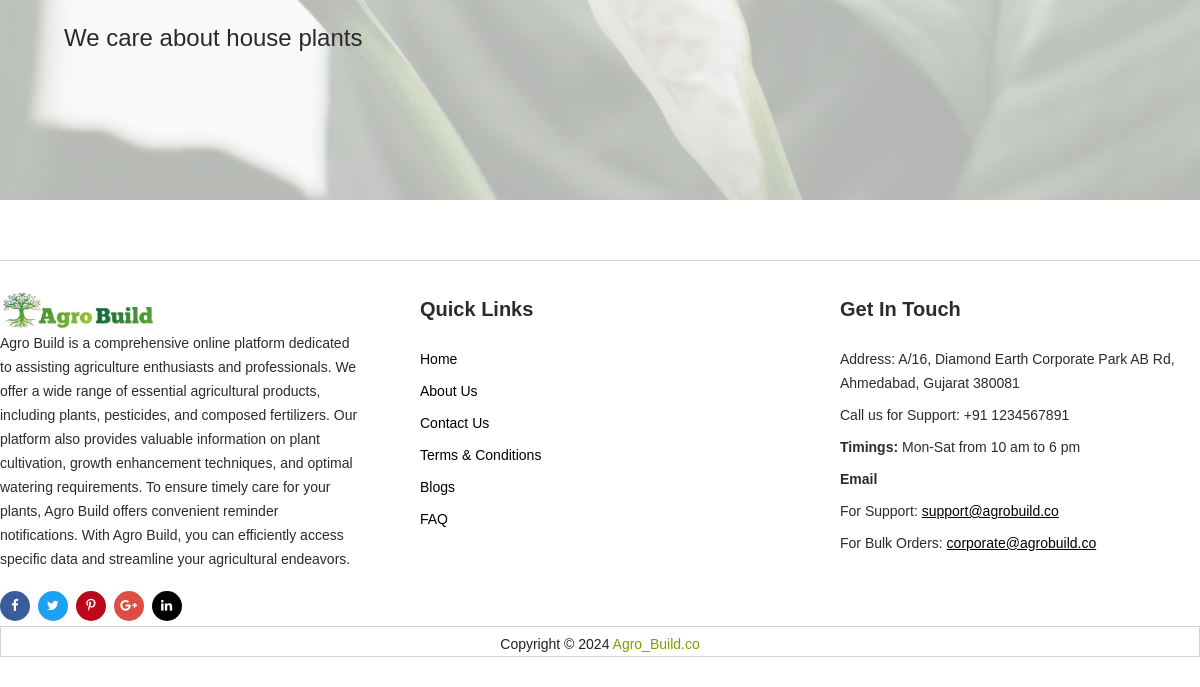
/ (lower part), run on an earlier commit of the app's database.
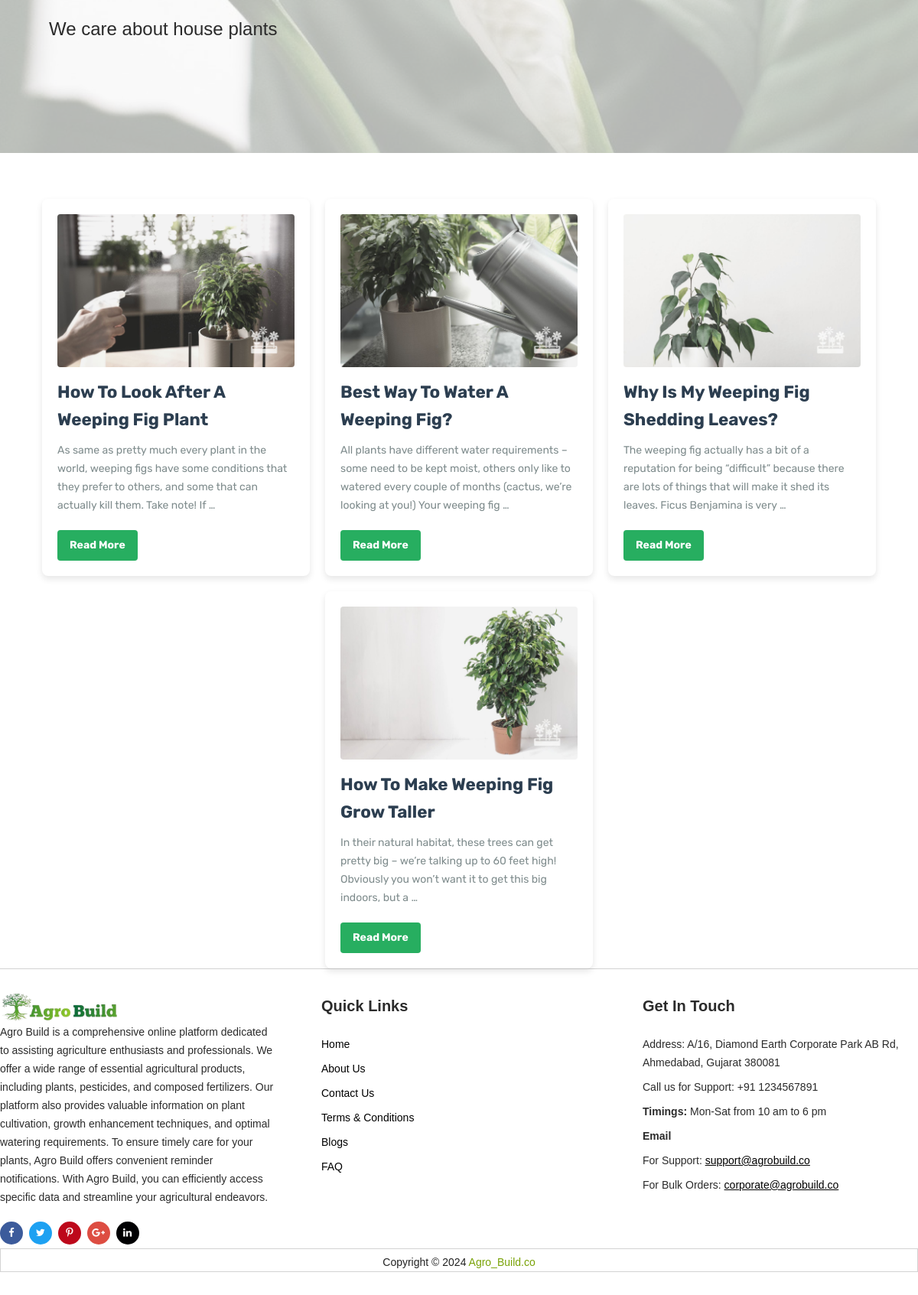
And on a later commit of the database.
### agrobuild/models.py (models this page shows, shortened)
class Blog(models.Model):
    title = models.CharField(max_length=255)
    description = models.TextField()
    image = models.ImageField(upload_to='blog_images/')
    type = models.CharField(max_length=100)
    date = models.DateTimeField(auto_now_add=True)

### agrobuild/views.py (the view)
# urls.py: path('', views.blog_list, name='blog_list'),
def blog_list(request):
    blogs = Blog.objects.all().order_by('-date')
    return render(request, 'htmldemo.net/blog.html', {'blogs': blogs})

### agrobuild/context_processors.py (called while the page is built, shortened)
def cart_data(request):
    return {
        'mini_cart_items': [],
        'mini_cart_total': 0
    }

### agrobuild/templates/htmldemo.net/blog.html (shortened to what this page needs)
{% extends 'htmldemo.net/basic.html' %}
{% block body %}
{% load static %}
<div class="blog-hero-section">
    <div class="container">
        <div class="blog-hero-content">
            <div class="hero-text-container">
                <p class="hero-subtext">We care about house plants</p>
            </div>
        </div>
    </div>
</div>
<div class="blog-list-section">
    <div class="container">
        <div class="blog-container">
            {% for blog in blogs %}
            <div class="blog-card">
                <div class="blog-list-image">
                    <img src="{{ blog.image.url }}" alt="{{ blog.title }}">
                </div>
                <h2>{{ blog.title }}</h2>
                <p>{{ blog.description|truncatewords:30 }}</p>
                <a href="{% url 'blog_detail' blog.id %}" class="read-more">Read More</a>
            </div>
            {% endfor %}
        </div>
    </div>
</div>
{% endblock %}

What changed in the data, as far as the page shows it:
added Blog: image (picture), title "How To Look After A Weeping Fig Plant", description "As same as pretty much every plant in the world, weeping figs have some conditions that they prefer to others, and some that can actually kill them. Take note! If …"
added Blog: image (picture), title "Best Way To Water A Weeping Fig?", description "All plants have different water requirements – some need to be kept moist, others only like to watered every couple of months (cactus, we’re looking at you!) Your weeping fig …"
added Blog: image (picture), title "Why Is My Weeping Fig Shedding Leaves?", description "The weeping fig actually has a bit of a reputation for being “difficult” because there are lots of things that will make it shed its leaves. Ficus Benjamina is very …"
added Blog: image (picture), title "How To Make Weeping Fig Grow Taller", description "In their natural habitat, these trees can get pretty big – we’re talking up to 60 feet high! Obviously you won’t want it to get this big indoors, but a …"
